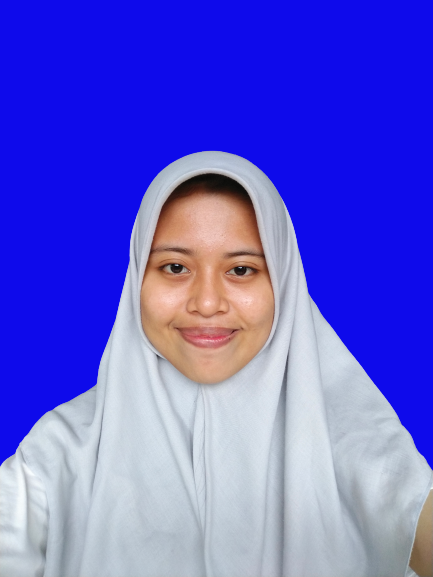
%> input picture mar.jpg.png, 433 x 577 px
$ octave tugas6.m   (GNU Octave 9; MATLAB toolbox functions it lacks are replaced by stand-ins)
%> lines starting %> are read from the running program, lines starting %| are printed output that depends on the picture; in (x1, y1, x2, y2) boxes, pixels count from 0 and x2, y2 are one past the last pixel; in counts of white or black regions, pixels touching at a corner belong together; the program's own positions count from 1
a = imread('mar.jpg.png');
%> a is the input picture: size 577x433x3 uint8; mean R, G, B 97.8, 94.6, 213.7
b = rgb2gray(a);
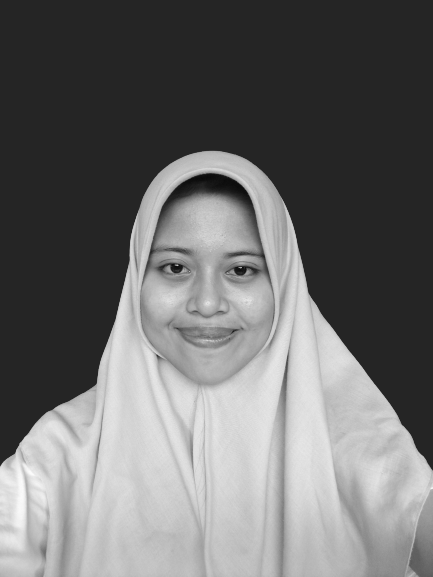
%> b: size 577x433 uint8; min 9, max 252, mean 109.2
figure(1); imshow(b)

TRobert = edge(b,'roberts');
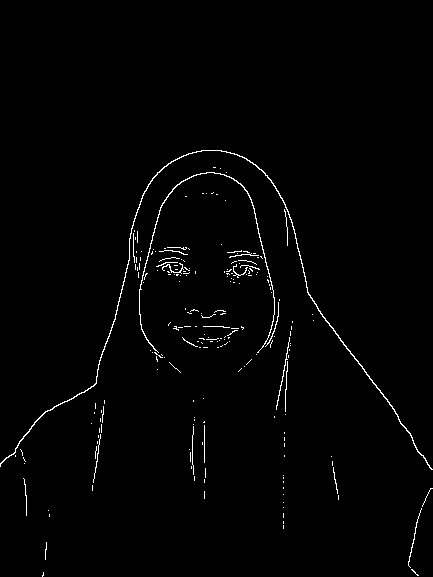
%> TRobert: size 577x433 logical; 1.3% white in thin lines or dots, all inside (x1, y1, x2, y2) = (0, 150, 433, 577)
figure(2); imshow(TRobert)

TSobel = edge(b,'sobel');
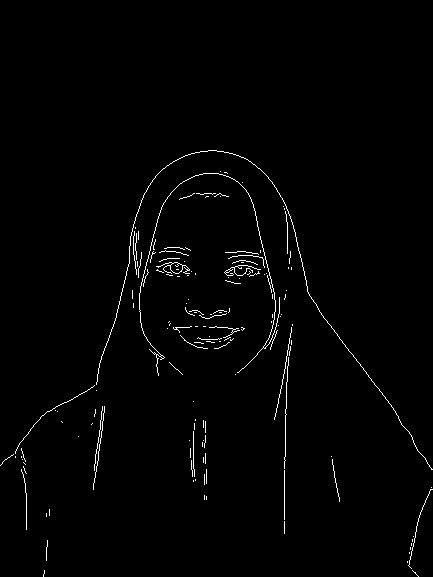
%> TSobel: size 577x433 logical; 1.3% white in thin lines or dots, all inside (x1, y1, x2, y2) = (0, 150, 433, 577)
figure(3); imshow(TSobel)

TRobert = edge(b,'roberts',0.2);
%> TRobert: size 577x433 logical; 0.46% white in thin lines or dots, all inside (x1, y1, x2, y2) = (0, 150, 433, 470)
figure(2); imshow(TRobert)

TRobert = edge(b,'roberts',0.1);
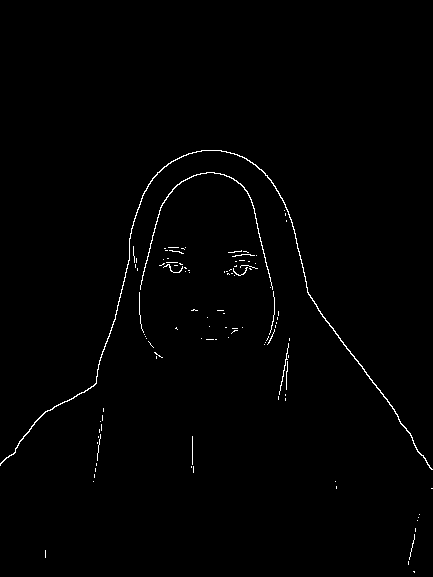
%> TRobert: size 577x433 logical; 0.87% white in thin lines or dots, all inside (x1, y1, x2, y2) = (0, 150, 433, 573)
figure(2); imshow(TRobert)

TRobert = edge(b,'roberts',0.8);
%> TRobert: size 577x433 logical; every value is 0
figure(2); imshow(TRobert)

TRobert = edge(b,'roberts',0.5);
figure(2); imshow(TRobert)

TRobert = edge(b,'roberts',0.2);
figure(2); imshow(TRobert)

TPrewitt = edge(b,'prewitt');
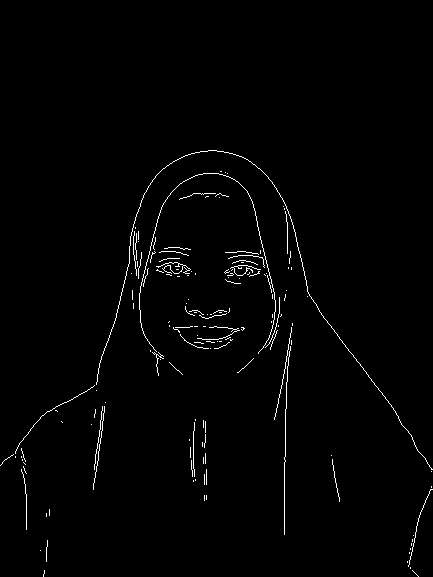
%> TPrewitt: size 577x433 logical; 1.3% white in thin lines or dots, all inside (x1, y1, x2, y2) = (0, 150, 433, 577)
figure(4); imshow(TPrewitt)

TLog = edge(b,'log');
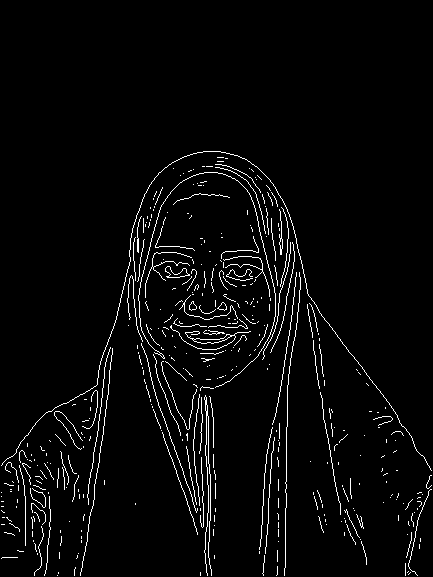
%> TLog: size 577x433 logical; 3.3% white in thin lines or dots, all inside (x1, y1, x2, y2) = (1, 151, 432, 576)
figure(5); imshow(TLog);title('Tepi Log')

TZero = edge(b,'zerocross');
figure(6); imshow(TZero);title('Tepi TZero')

TCanny = edge(b,'canny');
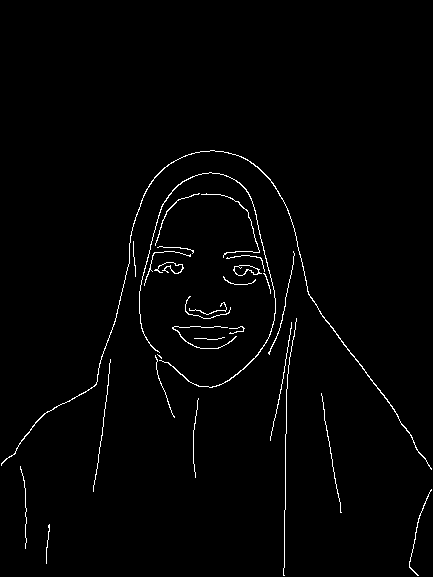
%> TCanny: size 577x433 logical; 1.5% white in thin lines or dots, all inside (x1, y1, x2, y2) = (1, 150, 432, 576)
figure(7); imshow(TCanny);title('Tepi Canny')
